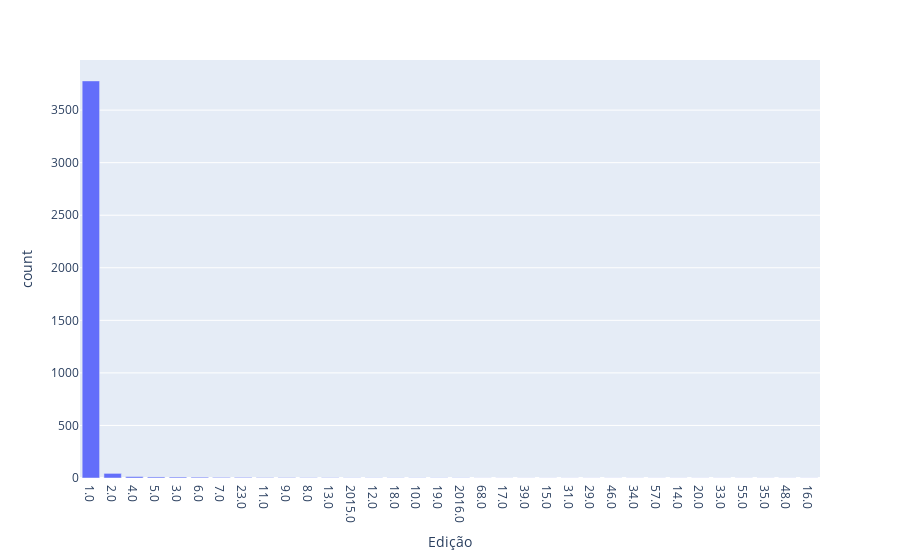

Notebook source saved alongside this figure:
### Markdown cell above
## Analisando a feature Edição

### Code cell
edicoes = df['Edição'].value_counts().reset_index(name="count").rename(columns={'index':'Edição'})
fig = px.bar(edicoes, x='Edição', y='count')
fig.show()

### Figure 1 — Plotly figure (JSON) as saved in the notebook; plotly's stock layout.template omitted (floating-point values rounded to 4 significant figures)
{"data": [{"alignmentgroup": "True", "hovertemplate": "Edição=%{x}<br>count=%{y}<extra></extra>", "legendgroup": "", "marker": {"color": "#636efa", "pattern": {"shape": ""}}, "name": "", "offsetgroup": "", "orientation": "v", "showlegend": false, "textposition": "auto", "type": "bar", "x": ["1.0", "2.0", "4.0", "5.0", "3.0", "6.0", "7.0", "23.0", "11.0", "9.0", "8.0", "13.0", "2015.0", "12.0", "18.0", "10.0", "19.0", "2016.0", "68.0", "17.0", "39.0", "15.0", "31.0", "29.0", "46.0", "34.0", "57.0", "14.0", "20.0", "33.0", "55.0", "35.0", "48.0", "16.0"], "xaxis": "x", "y": [3778, 44, 14, 10, 9, 8, 6, 6, 4, 4, 3, 3, 2, 2, 2, 2, 2, 2, 1, 1, 1, 1, 1, 1, 1, 1, 1, 1, 1, 1, 1, 1, 1, 1], "yaxis": "y"}], "layout": {"barmode": "relative", "legend": {"tracegroupgap": 0}, "margin": {"t": 60}, "xaxis": {"anchor": "y", "domain": [0, 1], "title": {"text": "Edição"}}, "yaxis": {"anchor": "x", "domain": [0, 1], "title": {"text": "count"}}}}
